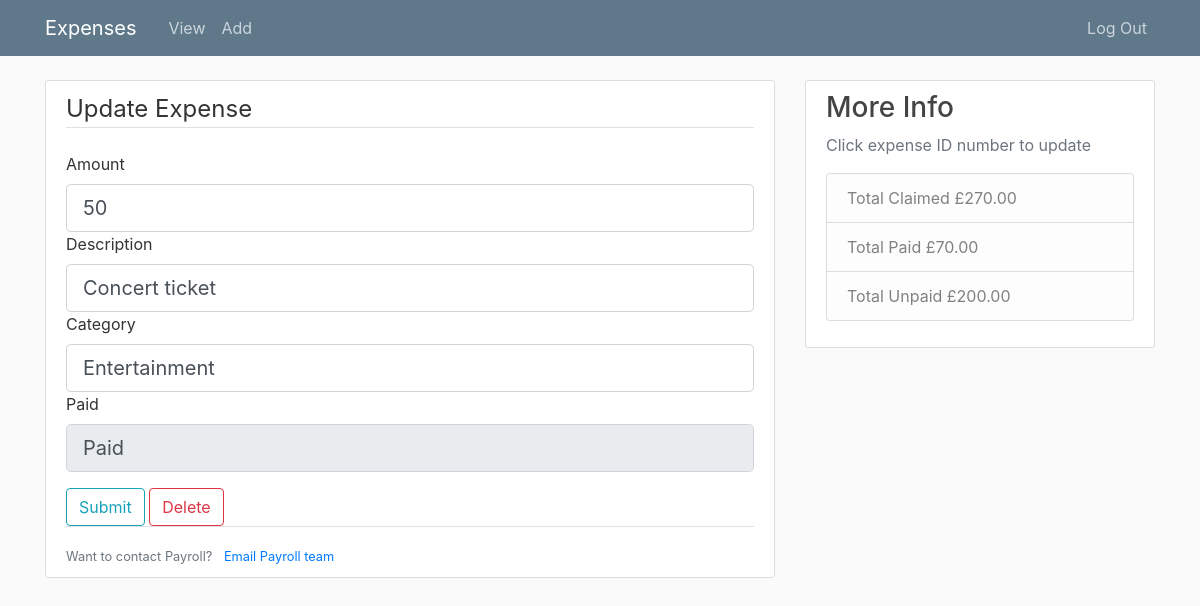
/1/1/update, run on the app's committed database.
### expenses.py (models this page shows)
class Expense(db.Model):
    id = db.Column(db.Integer, index=True, primary_key=True)
    amount = db.Column(db.Integer, index=True)
    description = db.Column(db.String, index=True)
    category = db.Column(db.String, index=True)
    repaid = db.Column(db.String, default="Unpaid", index=True)
    userId = db.Column(db.Integer, db.ForeignKey('user.id'))

### expenses.py (the view)
@app.route("/<int:user_id>/<int:expense_id>/update", methods=["GET", "POST"])
def update(user_id, expense_id):
    expense = Expense.query.get_or_404(expense_id)
    form = UpdateForm()
    if form.validate_on_submit():
        expense.amount = form.amount.data
        expense.description = form.description.data
        expense.category = form.category.data
        db.session.commit()
        flash(f"Expense updated", "success")
        return redirect(url_for("home", user_id=user_id, totalexpense=allexpense(user_id),
                                totalPaid=totalPaid(user_id), totalUnpaid=totalUnpaid(user_id)))
    elif request.method == "GET":
        form.amount.data = expense.amount
        form.description.data = expense.description
        form.category.data = expense.category
        form.repaid.data = expense.repaid
    return render_template("update.html", form=form, title="Update", expense_id=expense_id, user_id=user_id,
                           totalexpense=allexpense(user_id), totalPaid=totalPaid(user_id), totalUnpaid=totalUnpaid(user_id))

### forms.py
class UpdateForm(FlaskForm):
    amount = FloatField(
        "Amount", [validators.DataRequired(message="Please enter an amount")])
    description = StringField(
        "Description", [validators.DataRequired(message="Please enter a description")])
    category = StringField("Category", [validators.DataRequired(
        message="Please enter a category")])
    repaid = StringField("Repaid", render_kw={'readonly': True})
    submit = SubmitField("Submit")

### expenses.py (called while the page is built)
def allexpense(user_id):
    expenses = Expense.query.filter_by(userId=user_id).all()
    totalexpense = 0
    for expense in expenses:
        totalexpense += expense.amount
    return totalexpense

def totalPaid(user_id):
    expenses = Expense.query.filter_by(userId=user_id).all()
    totalpaid = 0
    for expense in expenses:
        if expense.repaid == "Paid":
            totalpaid += expense.amount
    return totalpaid

def totalUnpaid(user_id):
    expenses = Expense.query.filter_by(userId=user_id).all()
    totalunpaid = 0
    for expense in expenses:
        if expense.repaid == "Unpaid":
            totalunpaid += expense.amount
    return totalunpaid

### templates/update.html (shortened to what this page needs)
{% extends 'layout.html' %}
{% block content %}
    <div class="content-section">
        <form method="POST" action="">
            <fieldset class="form-group">
                <legend class="border-bottom mb-4">Update Expense</legend>
                <div class="form=group">
                    {{ form.amount.label(class="form-control-label", text="Amount") }}
                    {{ form.amount(class="form-control form-control-lg") }}
                </div>
                <div class="form=group">
                    {{ form.description.label(class="form-control-label", text="Description") }}
                    {{ form.description(class="form-control form-control-lg") }}
                </div>
                <div class="form=group">
                    {{ form.category.label(class="form-control-label", text="Category") }}
                    {{ form.category(class="form-control form-control-lg") }}
                </div>
                <div class="form=group">
                  {{ form.repaid.label(class="form-control-label", text="Paid") }}
                  {{ form.repaid(class="form-control form-control-lg") }}
              </div>
            </fieldset>
            <div class="form=group">
                    {{ form.submit(class="btn btn-outline-info") }}
                    <button type="button" class="btn btn-outline-danger" data-toggle="modal" data-target="#deleteModal">Delete</button>
                </div>
        </form>
        <div class="border-top pt-3">
          <small class="text-muted">
              Want to contact Payroll? <a class="ml-2" href="mailto:payroll@example.com">
                  Email Payroll team</a>
          </small>
      </div>
    </div>
{% endblock content %}

### static/main.css (style rules this page uses)
body { background: #fafafa; color: #333333; margin-top: 5rem; }
.content-section { background: #ffffff; padding: 10px 20px; border: 1px solid #dddddd; border-radius: 3px; margin-bottom: 10px; }

### data on the page
Expense: amount "50", description "Concert ticket", category "Entertainment", repaid "Paid"

### other printed values
{{ '{:.2f}'.format(totalexpense) }} "270.00"
{{ '{:.2f}'.format(totalPaid) }} "70.00"
{{ '{:.2f}'.format(totalUnpaid) }} "200.00"
